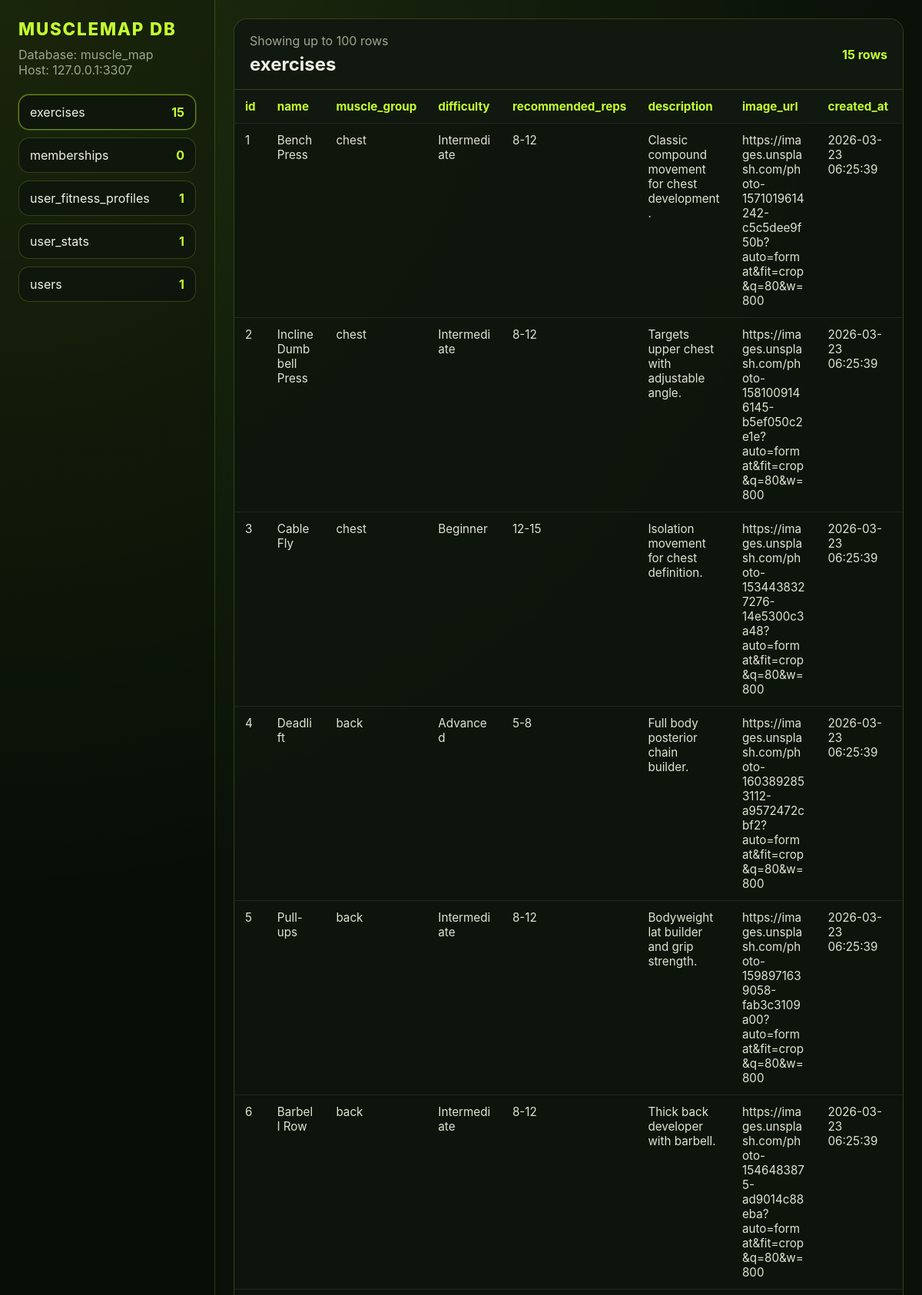
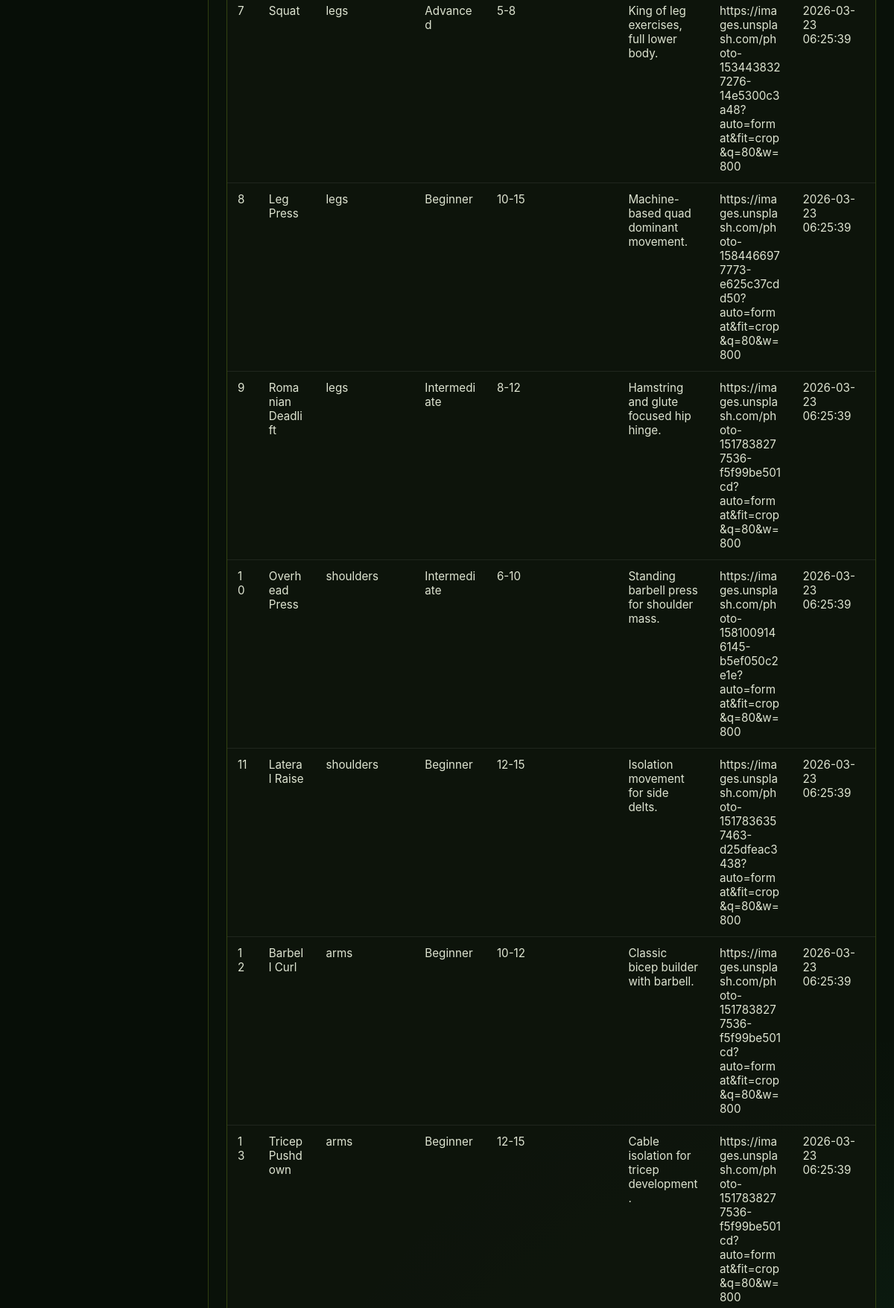
Page /dbgui/index.php (upper part) on the committed database (2 pictures, top to bottom).
### tables this page shows
CREATE TABLE IF NOT EXISTS exercises (
    id INT AUTO_INCREMENT PRIMARY KEY,
    name VARCHAR(120) NOT NULL,
    muscle_group VARCHAR(50) NOT NULL,
    difficulty ENUM('Beginner', 'Intermediate', 'Advanced') DEFAULT 'Beginner',
    recommended_reps VARCHAR(20),
    description TEXT,
    image_url VARCHAR(255),
    created_at TIMESTAMP DEFAULT CURRENT_TIMESTAMP,
    UNIQUE KEY unique_exercise_name (name),
    KEY idx_exercises_muscle_group (muscle_group)
);

### dbgui/index.php (the view, shortened to what this page needs)
<?php
$db = mm_db();
$databaseName = getenv('DB_DATABASE') ?: 'muscle_map';
$tables = [];
$tableCounts = [];
$selectedTable = null;
$rows = [];
$columns = [];
$tableResult = $db->query('SHOW TABLES');
while ($tableName = $tableResult->fetchColumn()) {
    $tables[] = $tableName;
}
foreach ($tables as $tableName) {
    $countStmt = $db->query('SELECT COUNT(*) FROM `' . str_replace('`', '``', $tableName) . '`');
    $tableCounts[$tableName] = (int) $countStmt->fetchColumn();
}
$requestedTable = isset($_GET['table']) ? (string) $_GET['table'] : '';
if ($requestedTable !== '' && in_array($requestedTable, $tables, true)) {
    $selectedTable = $requestedTable;
} elseif (!empty($tables)) {
    $selectedTable = $tables[0];
}
if ($selectedTable !== null) {
    $safeTable = str_replace('`', '``', $selectedTable);
    $dataStmt = $db->query('SELECT * FROM `' . $safeTable . '` LIMIT 100');
    $rows = $dataStmt->fetchAll();
    $columns = !empty($rows) ? array_keys($rows[0]) : [];
}
?>
<!doctype html>
<html lang="en">
  <head>
  </head>
  <body>
    <div class="layout">
      <aside class="sidebar">
        <h1 class="brand">MuscleMap DB</h1>
        <p class="meta">Database: <?= htmlspecialchars($databaseName, ENT_QUOTES, 'UTF-8') ?><br>Host: 127.0.0.1:3307</p>
        <nav class="table-list">
          <?php foreach ($tables as $tableName): ?>
            <a
              class="table-link<?= $tableName === $selectedTable ? ' active' : '' ?>"
              href="?table=<?= urlencode($tableName) ?>"
            >
              <span><?= htmlspecialchars($tableName, ENT_QUOTES, 'UTF-8') ?></span>
              <span class="count"><?= $tableCounts[$tableName] ?? 0 ?></span>
            </a>
          <?php endforeach; ?>
        </nav>
      </aside>
      <main class="content">
        <section class="card">
          <div class="card-header">
            <div>
              <p class="meta" style="margin:0 0 6px;">Showing up to 100 rows</p>
              <h2 class="card-title"><?= htmlspecialchars((string) $selectedTable, ENT_QUOTES, 'UTF-8') ?></h2>
            </div>
            <div class="count"><?= $selectedTable !== null ? ($tableCounts[$selectedTable] ?? 0) : 0 ?> rows</div>
          </div>
          <?php if ($selectedTable === null): ?>
            <div class="empty">No tables found.</div>
          <?php elseif (empty($columns)): ?>
            <div class="empty">Table exists but has no columns to display.</div>
          <?php else: ?>
            <div class="table-wrap">
              <table>
                <thead>
                  <tr>
                    <?php foreach ($columns as $column): ?>
                      <th><?= htmlspecialchars((string) $column, ENT_QUOTES, 'UTF-8') ?></th>
                    <?php endforeach; ?>
                  </tr>
                </thead>
                <tbody>
                  <?php if (empty($rows)): ?>
                    <tr>
                      <td colspan="<?= count($columns) ?>">No rows in this table.</td>
                    </tr>
                  <?php else: ?>
                    <?php foreach ($rows as $row): ?>
                      <tr>
                        <?php foreach ($columns as $column): ?>
                          <td><?= htmlspecialchars((string) ($row[$column] ?? ''), ENT_QUOTES, 'UTF-8') ?></td>
                        <?php endforeach; ?>
                      </tr>
                    <?php endforeach; ?>
                  <?php endif; ?>
                </tbody>
              </table>
            </div>
          <?php endif; ?>
        </section>
      </main>
    </div>
  </body>
</html>

### dbgui/index.php (style rules this page uses)
:root { --bg: #091109; --panel: rgba(15, 22, 13, 0.9); --panel-strong: #10180f; --line: rgba(197, 255, 47, 0.2); --text: #edf1e4; --muted: #9ca690; --accent: #c5ff2f; }
* { box-sizing: border-box; }
body { margin: 0; font-family: -apple-system, BlinkMacSystemFont, "Segoe UI", sans-serif; color: var(--text); background: radial-gradient(circle at top left, rgba(197, 255, 47, 0.12), transparent 28%), radial-gradient(circle at bottom right, rgba(61, 220, 151, 0.1), transparent 22%), var(--bg); }
.layout { min-height: 100vh; display: grid; grid-template-columns: 280px minmax(0, 1fr); }
.sidebar, .content { padding: 24px; }
.sidebar { border-right: 1px solid var(--line); background: rgba(0, 0, 0, 0.18); }
.brand { font-size: 1.4rem; font-weight: 800; letter-spacing: 0.08em; text-transform: uppercase; color: var(--accent); margin: 0 0 10px; }
.meta { color: var(--muted); margin: 0 0 22px; }
.table-list { display: grid; gap: 10px; }
.table-link { display: flex; align-items: center; justify-content: space-between; gap: 12px; padding: 12px 14px; border: 1px solid var(--line); border-radius: 14px; color: inherit; text-decoration: none; background: var(--panel); }
.table-link.active { border-color: rgba(197, 255, 47, 0.5); box-shadow: 0 0 0 1px rgba(197, 255, 47, 0.18); }
.count { color: var(--accent); font-weight: 700; }
.card { border: 1px solid var(--line); border-radius: 18px; background: var(--panel); overflow: hidden; }
.card-header { display: flex; align-items: center; justify-content: space-between; gap: 16px; padding: 18px 20px; background: var(--panel-strong); border-bottom: 1px solid var(--line); }
.card-title { margin: 0; font-size: 1.5rem; }
.table-wrap { overflow: auto; }
table { width: 100%; border-collapse: collapse; }
th, td { padding: 12px 14px; border-bottom: 1px solid rgba(255, 255, 255, 0.08); text-align: left; vertical-align: top; font-size: 0.95rem; }
th { position: sticky; top: 0; background: #11180f; color: var(--accent); }
td { color: #dfe5d2; max-width: 280px; white-space: pre-wrap; word-break: break-word; }

### rows in the picture
exercises: id "1", name "Bench Press", muscle_group "chest", difficulty "Intermediate", recommended_reps "8-12", description "Classic compound movement for chest development.", image_url "https://images.unsplash.com/photo-1571019614242-c5c5dee9f50b?auto=format&fit=crop&q=80&w=800", created_at "2026-03-23 06:25:39"
exercises: id "2", name "Incline Dumbbell Press", muscle_group "chest", difficulty "Intermediate", recommended_reps "8-12", description "Targets upper chest with adjustable angle.", image_url "https://images.unsplash.com/photo-1581009146145-b5ef050c2e1e?auto=format&fit=crop&q=80&w=800", created_at "2026-03-23 06:25:39"
exercises: id "3", name "Cable Fly", muscle_group "chest", difficulty "Beginner", recommended_reps "12-15", description "Isolation movement for chest definition.", image_url "https://images.unsplash.com/photo-1534438327276-14e5300c3a48?auto=format&fit=crop&q=80&w=800", created_at "2026-03-23 06:25:39"
exercises: id "4", name "Deadlift", muscle_group "back", difficulty "Advanced", recommended_reps "5-8", description "Full body posterior chain builder.", image_url "https://images.unsplash.com/photo-1603892853112-a9572472cbf2?auto=format&fit=crop&q=80&w=800", created_at "2026-03-23 06:25:39"
exercises: id "5", name "Pull-ups", muscle_group "back", difficulty "Intermediate", recommended_reps "8-12", description "Bodyweight lat builder and grip strength.", image_url "https://images.unsplash.com/photo-1598971639058-fab3c3109a00?auto=format&fit=crop&q=80&w=800", created_at "2026-03-23 06:25:39"
exercises: id "6", name "Barbell Row", muscle_group "back", difficulty "Intermediate", recommended_reps "8-12", description "Thick back developer with barbell.", image_url "https://images.unsplash.com/photo-1546483875-ad9014c88eba?auto=format&fit=crop&q=80&w=800", created_at "2026-03-23 06:25:39"
exercises: id "7", name "Squat", muscle_group "legs", difficulty "Advanced", recommended_reps "5-8", description "King of leg exercises, full lower body.", image_url "https://images.unsplash.com/photo-1534438327276-14e5300c3a48?auto=format&fit=crop&q=80&w=800", created_at "2026-03-23 06:25:39"
exercises: id "8", name "Leg Press", muscle_group "legs", difficulty "Beginner", recommended_reps "10-15", description "Machine-based quad dominant movement.", image_url "https://images.unsplash.com/photo-1584466977773-e625c37cdd50?auto=format&fit=crop&q=80&w=800", created_at "2026-03-23 06:25:39"
exercises: id "9", name "Romanian Deadlift", muscle_group "legs", difficulty "Intermediate", recommended_reps "8-12", description "Hamstring and glute focused hip hinge.", image_url "https://images.unsplash.com/photo-1517838277536-f5f99be501cd?auto=format&fit=crop&q=80&w=800", created_at "2026-03-23 06:25:39"
exercises: id "10", name "Overhead Press", muscle_group "shoulders", difficulty "Intermediate", recommended_reps "6-10", description "Standing barbell press for shoulder mass.", image_url "https://images.unsplash.com/photo-1581009146145-b5ef050c2e1e?auto=format&fit=crop&q=80&w=800", created_at "2026-03-23 06:25:39"
exercises: id "11", name "Lateral Raise", muscle_group "shoulders", difficulty "Beginner", recommended_reps "12-15", description "Isolation movement for side delts.", image_url "https://images.unsplash.com/photo-1517836357463-d25dfeac3438?auto=format&fit=crop&q=80&w=800", created_at "2026-03-23 06:25:39"
exercises: id "12", name "Barbell Curl", muscle_group "arms", difficulty "Beginner", recommended_reps "10-12", description "Classic bicep builder with barbell.", image_url "https://images.unsplash.com/photo-1517838277536-f5f99be501cd?auto=format&fit=crop&q=80&w=800", created_at "2026-03-23 06:25:39"
exercises: id "13", name "Tricep Pushdown", muscle_group "arms", difficulty "Beginner", recommended_reps "12-15", description "Cable isolation for tricep development.", image_url "https://images.unsplash.com/photo-1517838277536-f5f99be501cd?auto=format&fit=crop&q=80&w=800", created_at "2026-03-23 06:25:39"

### other values in the picture
$databaseName "muscle_map"
$tableName "exercises"
$tableCounts[$tableName] "15"
$tableName "memberships"
$tableCounts[$tableName] "0"
$tableName "user_fitness_profiles"
$tableCounts[$tableName] "1"
$tableName "user_stats"
$tableName "users"
$selectedTable "exercises"
$tableCounts[$selectedTable] "15"
$column "id"
$column "name"
$column "muscle_group"
$column "difficulty"
